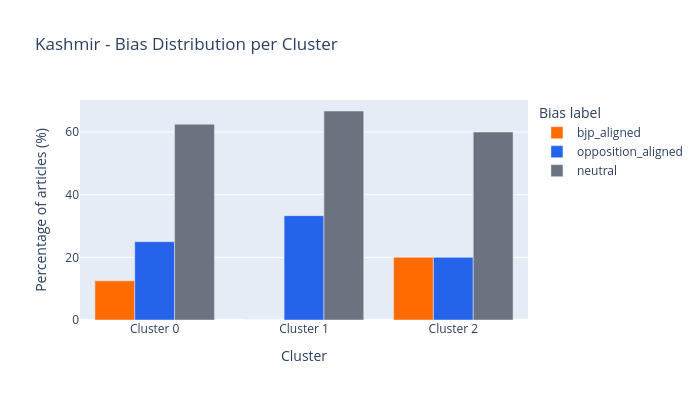

Write notebook code for a chart like this one.
### Code cell
bias_distribution_chart(kashmir, "Kashmir")

### Figure 1 — Plotly figure (JSON) as saved in the notebook; plotly's stock layout.template omitted (floating-point values rounded to 4 significant figures)
{"data": [{"marker": {"color": "#FF6B00"}, "name": "bjp_aligned", "type": "bar", "x": ["Cluster 0", "Cluster 1", "Cluster 2"], "y": [12.5, 0.0, 20.0]}, {"marker": {"color": "#2563EB"}, "name": "opposition_aligned", "type": "bar", "x": ["Cluster 0", "Cluster 1", "Cluster 2"], "y": [25.0, 33.3, 20.0]}, {"marker": {"color": "#6B7280"}, "name": "neutral", "type": "bar", "x": ["Cluster 0", "Cluster 1", "Cluster 2"], "y": [62.5, 66.7, 60.0]}], "layout": {"barmode": "group", "height": 400, "legend": {"title": {"text": "Bias label"}}, "title": {"text": "Kashmir - Bias Distribution per Cluster"}, "width": 700, "xaxis": {"title": {"text": "Cluster"}}, "yaxis": {"title": {"text": "Percentage of articles (%)"}}}}
